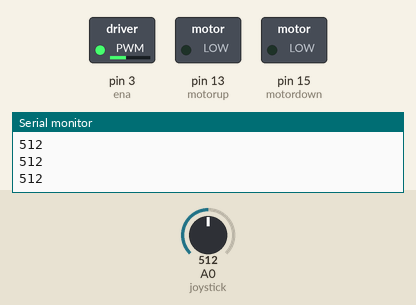
This sketch was run on a simulated Arduino Uno, built with avr-gcc and run on an emulated ATmega328P. Shown: switched loads named in the sketch (green lamp = pin HIGH), the last lines printed to the serial monitor. The test bench sets the inputs (shaded band); at power-on: A0 (joystick) = 512.

Above: at 1.2 s.
1.3 s: A0 (joystick) set to 589
2.8 s: A0 (joystick) set to 617
At 3.9 s:
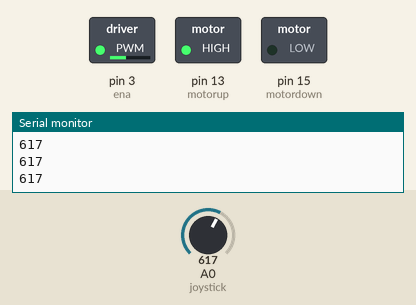
4.3 s: A0 (joystick) set to 290
At 5.3 s:
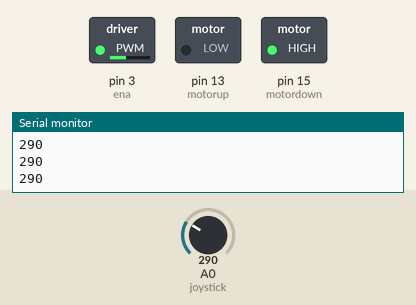
5.8 s: A0 (joystick) set to 307
At 6.8 s:
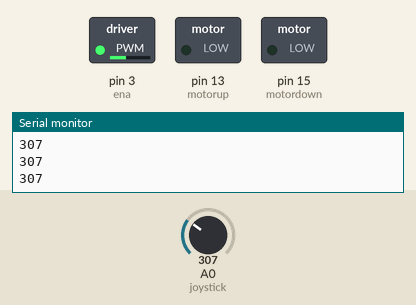
7.3 s: A0 (joystick) set to 122
At 8.3 s:
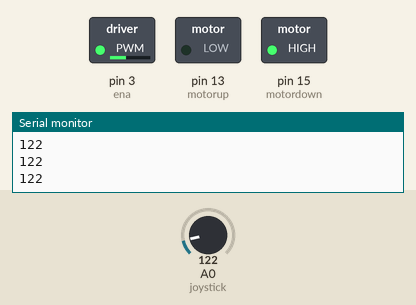
Timing chart, 0 to 9.8 s (numbered marks = the images above; inputs shaded):
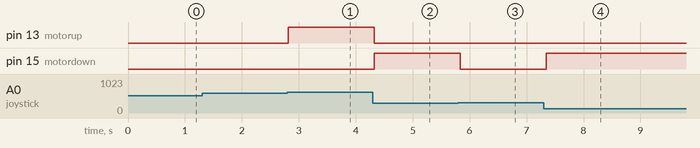

The sketch:

motor_joystick.ino
```cpp
// Pines del motor
int motorup = 13;     // D7
int motordown = 15;   // D8
int ena = 3;          // RX (GPIO3) — PWM

// Joystick
int joystick = A0;    // Entrada analógica

void setup() {
  pinMode(motorup, OUTPUT);
  pinMode(motordown, OUTPUT);
  pinMode(ena, OUTPUT);
  pinMode(joystick, INPUT);

  analogWrite(ena, 100);  // Velocidad fija media (0–1023)
  Serial.begin(115200);
}

void loop() {
  int joyVal = analogRead(joystick);
  Serial.println(joyVal);  // Para depurar

  // Zona muerta en el centro
  if (joyVal > 600) {
    // Mover hacia arriba
    digitalWrite(motorup, HIGH);
    digitalWrite(motordown, LOW);
  } else if (joyVal < 300) {
    // Mover hacia abajo
    digitalWrite(motorup, LOW);
    digitalWrite(motordown, HIGH);
  } else {
    // Quieto
    digitalWrite(motorup, LOW);
    digitalWrite(motordown, LOW);
  }

  delay(50);  // Estabilidad
}
```

Measured:
- the behaviour switches between 600 and 601 on A0 (joystick) (found by bisection; images 0 and 1)
- the behaviour switches between 299 and 300 on A0 (joystick) (found by bisection; images 2 and 3)
- after the input at 2.8 s, pin 13 (motorup): LOW → HIGH at once
- after the input at 4.3 s, pin 13 (motorup): HIGH → LOW at once; pin 15 (motordown): LOW → HIGH at once
- after the input at 5.8 s, pin 15 (motordown): HIGH → LOW at once
- after the input at 7.3 s, pin 15 (motordown): LOW → HIGH at once
